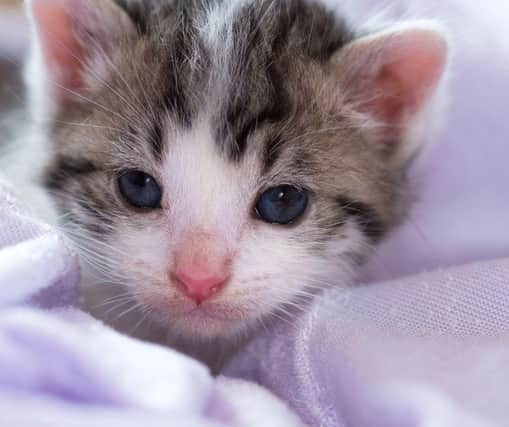
#> input picture lab1_rescaling/src/cat_img.jpg, 509 x 427 px
$ jupyter execute --allow-errors lab1.ipynb
#> lines starting #> are read from the running program, lines starting #| are printed output that depends on the picture
# Lab 1, image scaling

[cell 1]
import numpy as np
import cv2
from matplotlib import pyplot as plt

## Part 1. Image loading

[cell 2]
img = cv2.imread('src/cat_img.jpg')
#> img is the input picture: shape (427, 509, 3); mean B, G, R 160.4, 145.5, 158.9
img = cv2.cvtColor(img, cv2.COLOR_BGR2RGB)
plt.imshow(img)

## Part 2. Image downscale

[cell 3]
# [51 lines left out: function image_downscale, not called in this run]

#> (a cell that did not finish here is left out)

## Part 3. Image upscale

[cell 5]
from collections.abc import Sequence

def image_upscale(img: np.ndarray, scale: int = 2) -> np.ndarray:
    # Upscales given image by a given positive scale,
    # the dimensions are preserved
#> called with scale = 2
    w, h, colors = img.shape
#> w = 427; h = 509; colors = 3

    scaled_w, scaled_h = w * scale, h * scale
#> scaled_w = 854; scaled_h = 1018

    new_img = np.zeros((scaled_w, scaled_h, colors), dtype=np.uint8)

    new_w_idx = 0
    new_h_idx = 0

    # Iterating over pixels in the original image
    for img_col in img:
        for pxl in img_col:
            # Writing the same pixel inside window
            new_img[
                new_w_idx : new_w_idx+scale,
                new_h_idx : new_h_idx+scale
            ] = pxl

            new_h_idx += scale
        new_h_idx = 0
        new_w_idx += scale
#> this loop made 427 passes
#> new_w_idx on passes 1 to 3: 2, 4, 6
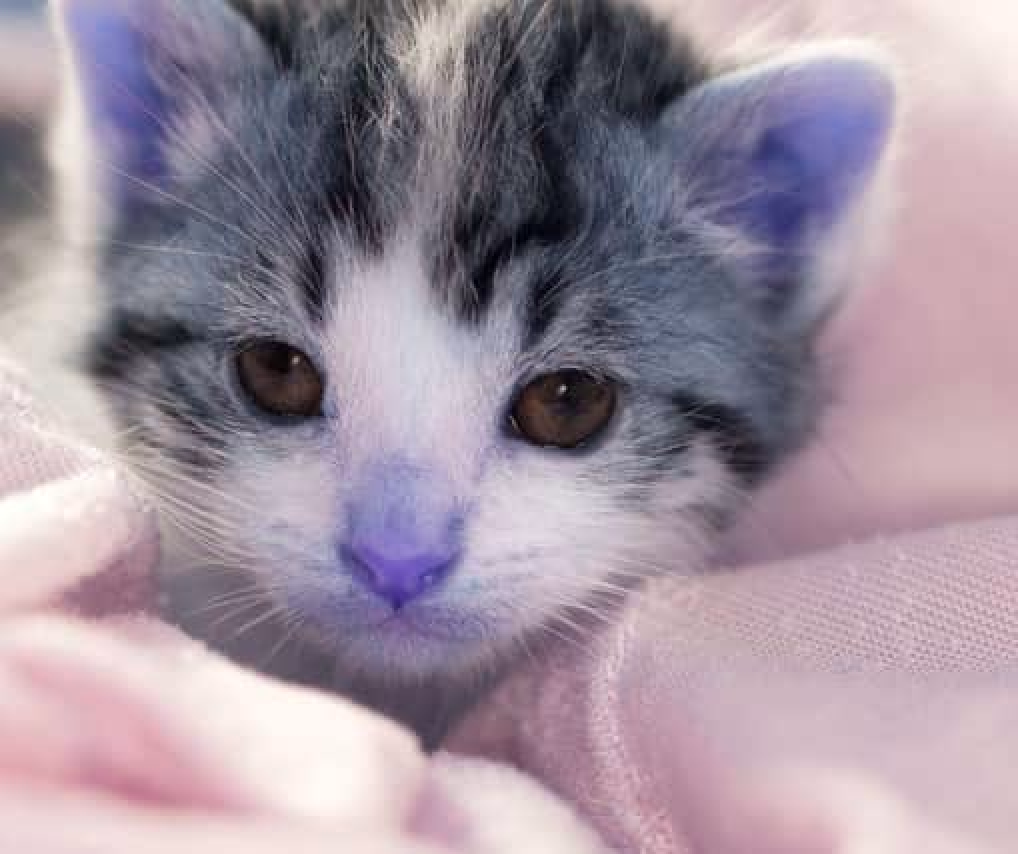
#> new_img: shape (854, 1018, 3); mean of channels 0, 1, 2 158.9, 145.5, 160.4; drawn as B, G, R
#> after the loop, new_w_idx = 854

    return new_img

[cell 6]
plt.imsave('src/big_img.jpg', image_upscale(img, scale=2))
